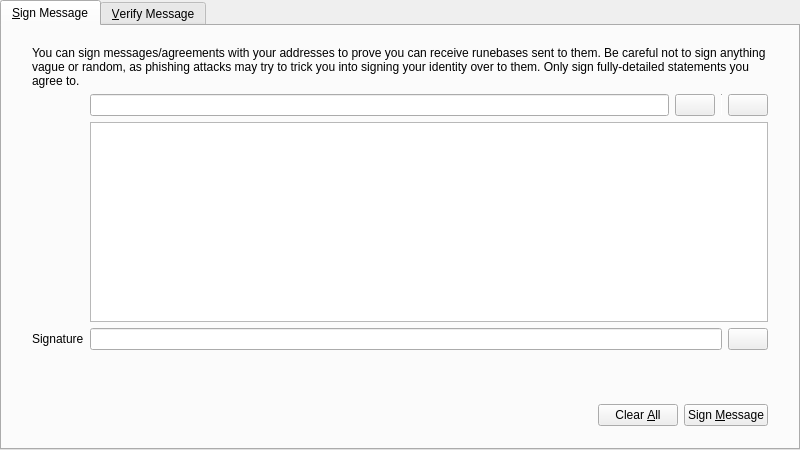
<?xml version="1.0" encoding="UTF-8"?>
<ui version="4.0">
 <class>SignVerifyMessageDialog</class>
 <widget class="QDialog" name="SignVerifyMessageDialog">
  <property name="geometry">
   <rect>
    <x>0</x>
    <y>0</y>
    <width>800</width>
    <height>450</height>
   </rect>
  </property>
  <property name="windowTitle">
   <string>Signatures - Sign / Verify a Message</string>
  </property>
  <property name="modal">
   <bool>true</bool>
  </property>
  <layout class="QVBoxLayout" name="verticalLayout">
   <property name="leftMargin">
    <number>0</number>
   </property>
   <property name="topMargin">
    <number>0</number>
   </property>
   <property name="rightMargin">
    <number>0</number>
   </property>
   <property name="bottomMargin">
    <number>0</number>
   </property>
   <item>
    <widget class="QTabWidget" name="tabWidget">
     <property name="currentIndex">
      <number>0</number>
     </property>
     <widget class="QWidget" name="tabSignMessage">
      <attribute name="title">
       <string>&amp;Sign Message</string>
      </attribute>
      <layout class="QVBoxLayout" name="verticalLayout_SM">
       <property name="leftMargin">
        <number>0</number>
       </property>
       <property name="topMargin">
        <number>0</number>
       </property>
       <property name="rightMargin">
        <number>0</number>
       </property>
       <property name="bottomMargin">
        <number>0</number>
       </property>
       <item>
        <layout class="QVBoxLayout" name="verticalLayout_3">
         <property name="leftMargin">
          <number>30</number>
         </property>
         <property name="topMargin">
          <number>20</number>
         </property>
         <property name="rightMargin">
          <number>30</number>
         </property>
         <property name="bottomMargin">
          <number>20</number>
         </property>
         <item>
          <layout class="QGridLayout" name="gridLayout">
           <item row="1" column="1">
            <layout class="QHBoxLayout" name="horizontalLayout_1_SM">
             <property name="spacing">
              <number>6</number>
             </property>
             <item>
              <widget class="QValidatedLineEdit" name="addressIn_SM">
               <property name="toolTip">
                <string>The Runebase address to sign the message with</string>
               </property>
              </widget>
             </item>
             <item>
              <widget class="RunebasePushButton" name="addressBookButton_SM">
               <property name="toolTip">
                <string>Choose previously used address</string>
               </property>
               <property name="text">
                <string/>
               </property>
               <property name="icon">
                <iconset resource="../bitcoin.qrc">
                 <normaloff>:/icons/address-book</normaloff>:/icons/address-book</iconset>
               </property>
               <property name="shortcut">
                <string>Alt+A</string>
               </property>
               <property name="autoDefault">
                <bool>false</bool>
               </property>
              </widget>
             </item>
             <item>
              <widget class="Line" name="vLine">
               <property name="maximumSize">
                <size>
                 <width>1</width>
                 <height>22</height>
                </size>
               </property>
               <property name="orientation">
                <enum>Qt::Vertical</enum>
               </property>
              </widget>
             </item>
             <item>
              <widget class="RunebasePushButton" name="pasteButton_SM">
               <property name="toolTip">
                <string>Paste address from clipboard</string>
               </property>
               <property name="text">
                <string/>
               </property>
               <property name="icon">
                <iconset resource="../bitcoin.qrc">
                 <normaloff>:/icons/editpaste</normaloff>:/icons/editpaste</iconset>
               </property>
               <property name="shortcut">
                <string>Alt+P</string>
               </property>
               <property name="autoDefault">
                <bool>false</bool>
               </property>
              </widget>
             </item>
            </layout>
           </item>
           <item row="2" column="1">
            <widget class="QPlainTextEdit" name="messageIn_SM">
             <property name="toolTip">
              <string>Enter the message you want to sign here</string>
             </property>
            </widget>
           </item>
           <item row="3" column="1">
            <layout class="QHBoxLayout" name="horizontalLayout_2_SM">
             <property name="spacing">
              <number>6</number>
             </property>
             <item>
              <widget class="QLineEdit" name="signatureOut_SM">
               <property name="font">
                <font>
                 <italic>true</italic>
                </font>
               </property>
               <property name="readOnly">
                <bool>true</bool>
               </property>
              </widget>
             </item>
             <item>
              <widget class="RunebasePushButton" name="copySignatureButton_SM">
               <property name="toolTip">
                <string>Copy the current signature to the system clipboard</string>
               </property>
               <property name="text">
                <string/>
               </property>
               <property name="icon">
                <iconset resource="../bitcoin.qrc">
                 <normaloff>:/icons/editcopy</normaloff>:/icons/editcopy</iconset>
               </property>
               <property name="autoDefault">
                <bool>false</bool>
               </property>
              </widget>
             </item>
            </layout>
           </item>
           <item row="3" column="0">
            <widget class="QLabel" name="signatureLabel_SM">
             <property name="text">
              <string>Signature</string>
             </property>
             <property name="textFormat">
              <enum>Qt::PlainText</enum>
             </property>
            </widget>
           </item>
           <item row="0" column="0" colspan="2">
            <widget class="QLabel" name="infoLabel_SM">
             <property name="text">
              <string>You can sign messages/agreements with your addresses to prove you can receive runebases sent to them. Be careful not to sign anything vague or random, as phishing attacks may try to trick you into signing your identity over to them. Only sign fully-detailed statements you agree to.</string>
             </property>
             <property name="textFormat">
              <enum>Qt::PlainText</enum>
             </property>
             <property name="wordWrap">
              <bool>true</bool>
             </property>
            </widget>
           </item>
          </layout>
         </item>
        </layout>
       </item>
       <item>
        <widget class="QWidget" name="buttonsContainerWhite" native="true">
         <layout class="QHBoxLayout" name="horizontalLayout">
          <property name="leftMargin">
           <number>30</number>
          </property>
          <property name="topMargin">
           <number>15</number>
          </property>
          <property name="rightMargin">
           <number>30</number>
          </property>
          <item>
           <spacer name="horizontalSpacer_1_SM">
            <property name="orientation">
             <enum>Qt::Horizontal</enum>
            </property>
            <property name="sizeHint" stdset="0">
             <size>
              <width>40</width>
              <height>48</height>
             </size>
            </property>
           </spacer>
          </item>
          <item>
           <widget class="QLabel" name="statusLabel_SM">
            <property name="font">
             <font>
              <weight>75</weight>
              <bold>true</bold>
             </font>
            </property>
            <property name="text">
             <string/>
            </property>
            <property name="wordWrap">
             <bool>true</bool>
            </property>
           </widget>
          </item>
          <item>
           <spacer name="horizontalSpacer_2_SM">
            <property name="orientation">
             <enum>Qt::Horizontal</enum>
            </property>
            <property name="sizeHint" stdset="0">
             <size>
              <width>40</width>
              <height>48</height>
             </size>
            </property>
           </spacer>
          </item>
          <item>
           <widget class="RunebasePushButton" name="clearButton_SM">
            <property name="toolTip">
             <string>Reset all sign message fields</string>
            </property>
            <property name="text">
             <string>Clear &amp;All</string>
            </property>
            <property name="icon">
             <iconset resource="../bitcoin.qrc">
              <normaloff>:/icons/remove</normaloff>:/icons/remove</iconset>
            </property>
            <property name="autoDefault">
             <bool>false</bool>
            </property>
           </widget>
          </item>
          <item>
           <widget class="RunebasePushButton" name="signMessageButton_SM">
            <property name="toolTip">
             <string>Sign the message to prove you own this Runebase address</string>
            </property>
            <property name="text">
             <string>Sign &amp;Message</string>
            </property>
            <property name="icon">
             <iconset resource="../bitcoin.qrc">
              <normaloff>:/icons/edit</normaloff>:/icons/edit</iconset>
            </property>
            <property name="autoDefault">
             <bool>false</bool>
            </property>
           </widget>
          </item>
         </layout>
        </widget>
       </item>
      </layout>
     </widget>
     <widget class="QWidget" name="tabVerifyMessage">
      <attribute name="title">
       <string>&amp;Verify Message</string>
      </attribute>
      <layout class="QVBoxLayout" name="verticalLayout_VM">
       <property name="leftMargin">
        <number>0</number>
       </property>
       <property name="topMargin">
        <number>0</number>
       </property>
       <property name="rightMargin">
        <number>0</number>
       </property>
       <property name="bottomMargin">
        <number>0</number>
       </property>
       <item>
        <layout class="QVBoxLayout" name="verticalLayout_2">
         <property name="leftMargin">
          <number>30</number>
         </property>
         <property name="topMargin">
          <number>20</number>
         </property>
         <property name="rightMargin">
          <number>30</number>
         </property>
         <property name="bottomMargin">
          <number>20</number>
         </property>
         <item>
          <widget class="QLabel" name="infoLabel_VM">
           <property name="text">
            <string>Enter the receiver's address, message (ensure you copy line breaks, spaces, tabs, etc. exactly) and signature below to verify the message. Be careful not to read more into the signature than what is in the signed message itself, to avoid being tricked by a man-in-the-middle attack. Note that this only proves the signing party receives with the address, it cannot prove sendership of any transaction!</string>
           </property>
           <property name="textFormat">
            <enum>Qt::PlainText</enum>
           </property>
           <property name="alignment">
            <set>Qt::AlignLeading|Qt::AlignLeft|Qt::AlignTop</set>
           </property>
           <property name="wordWrap">
            <bool>true</bool>
           </property>
          </widget>
         </item>
         <item>
          <layout class="QHBoxLayout" name="horizontalLayout_1_VM">
           <property name="spacing">
            <number>6</number>
           </property>
           <item>
            <widget class="QValidatedLineEdit" name="addressIn_VM">
             <property name="toolTip">
              <string>The Runebase address the message was signed with</string>
             </property>
            </widget>
           </item>
           <item>
            <widget class="RunebasePushButton" name="addressBookButton_VM">
             <property name="toolTip">
              <string>Choose previously used address</string>
             </property>
             <property name="text">
              <string/>
             </property>
             <property name="icon">
              <iconset resource="../bitcoin.qrc">
               <normaloff>:/icons/address-book</normaloff>:/icons/address-book</iconset>
             </property>
             <property name="shortcut">
              <string>Alt+A</string>
             </property>
             <property name="autoDefault">
              <bool>false</bool>
             </property>
            </widget>
           </item>
          </layout>
         </item>
         <item>
          <widget class="QPlainTextEdit" name="messageIn_VM"/>
         </item>
         <item>
          <widget class="QValidatedLineEdit" name="signatureIn_VM"/>
         </item>
        </layout>
       </item>
       <item>
        <widget class="QWidget" name="buttonsContainerWhite_" native="true">
         <layout class="QHBoxLayout" name="horizontalLayout_2">
          <property name="leftMargin">
           <number>30</number>
          </property>
          <property name="topMargin">
           <number>15</number>
          </property>
          <property name="rightMargin">
           <number>30</number>
          </property>
          <item>
           <spacer name="horizontalSpacer_1_VM">
            <property name="orientation">
             <enum>Qt::Horizontal</enum>
            </property>
            <property name="sizeHint" stdset="0">
             <size>
              <width>40</width>
              <height>48</height>
             </size>
            </property>
           </spacer>
          </item>
          <item>
           <widget class="QLabel" name="statusLabel_VM">
            <property name="font">
             <font>
              <weight>75</weight>
              <bold>true</bold>
             </font>
            </property>
            <property name="text">
             <string/>
            </property>
            <property name="wordWrap">
             <bool>true</bool>
            </property>
           </widget>
          </item>
          <item>
           <spacer name="horizontalSpacer_2_VM">
            <property name="orientation">
             <enum>Qt::Horizontal</enum>
            </property>
            <property name="sizeHint" stdset="0">
             <size>
              <width>40</width>
              <height>48</height>
             </size>
            </property>
           </spacer>
          </item>
          <item>
           <widget class="RunebasePushButton" name="clearButton_VM">
            <property name="toolTip">
             <string>Reset all verify message fields</string>
            </property>
            <property name="text">
             <string>Clear &amp;All</string>
            </property>
            <property name="icon">
             <iconset resource="../bitcoin.qrc">
              <normaloff>:/icons/remove</normaloff>:/icons/remove</iconset>
            </property>
            <property name="autoDefault">
             <bool>false</bool>
            </property>
           </widget>
          </item>
          <item>
           <widget class="RunebasePushButton" name="verifyMessageButton_VM">
            <property name="toolTip">
             <string>Verify the message to ensure it was signed with the specified Runebase address</string>
            </property>
            <property name="text">
             <string>Verify &amp;Message</string>
            </property>
            <property name="icon">
             <iconset resource="../bitcoin.qrc">
              <normaloff>:/icons/transaction_0</normaloff>:/icons/transaction_0</iconset>
            </property>
            <property name="autoDefault">
             <bool>false</bool>
            </property>
           </widget>
          </item>
         </layout>
        </widget>
       </item>
      </layout>
     </widget>
    </widget>
   </item>
  </layout>
 </widget>
 <customwidgets>
  <customwidget>
   <class>QValidatedLineEdit</class>
   <extends>QLineEdit</extends>
   <header>qt/qvalidatedlineedit.h</header>
  </customwidget>
  <customwidget>
   <class>RunebasePushButton</class>
   <extends>QPushButton</extends>
   <header>qt/runebasepushbutton.h</header>
  </customwidget>
 </customwidgets>
 <resources>
  <include location="../bitcoin.qrc"/>
 </resources>
 <connections/>
</ui>
